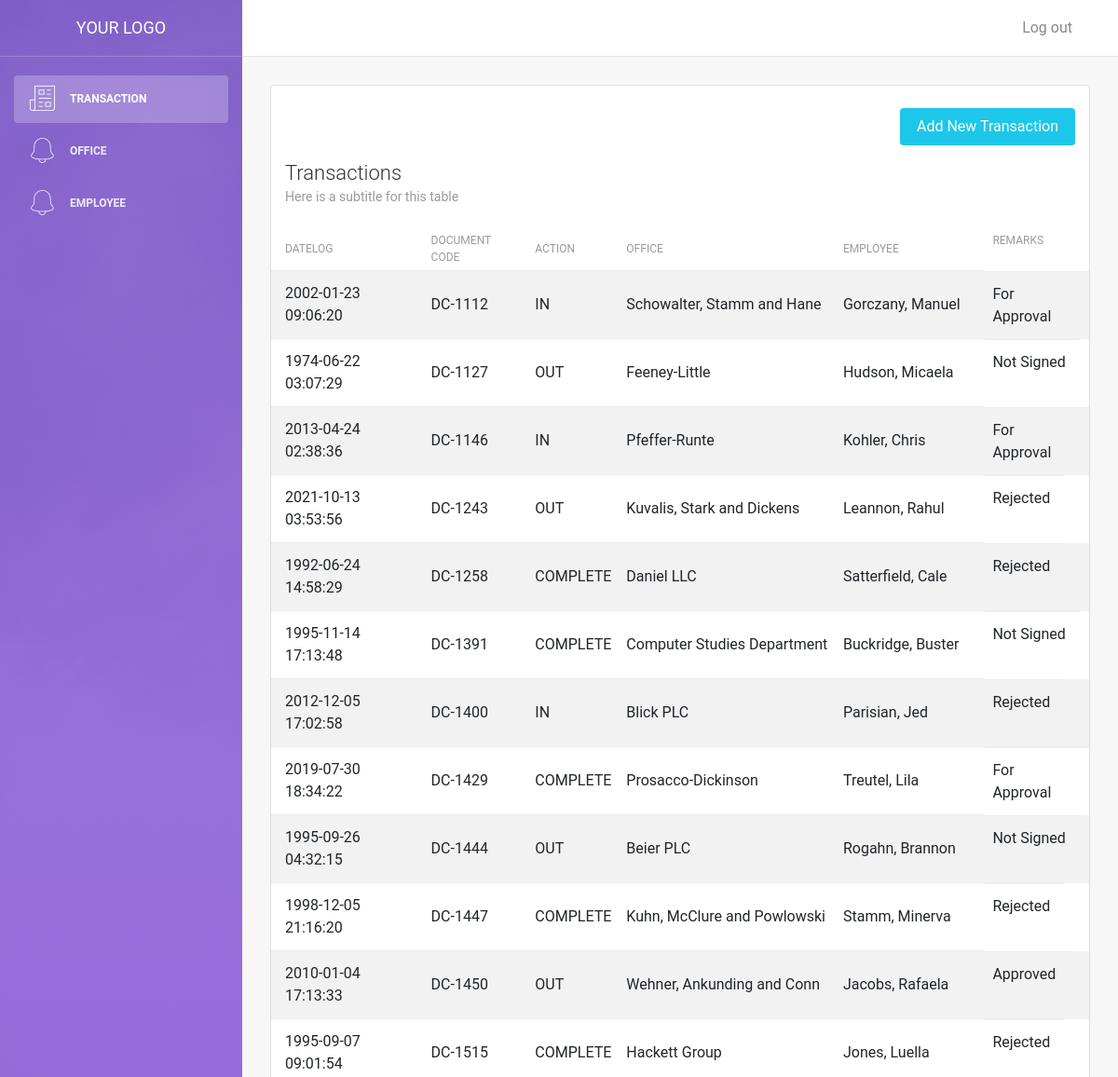
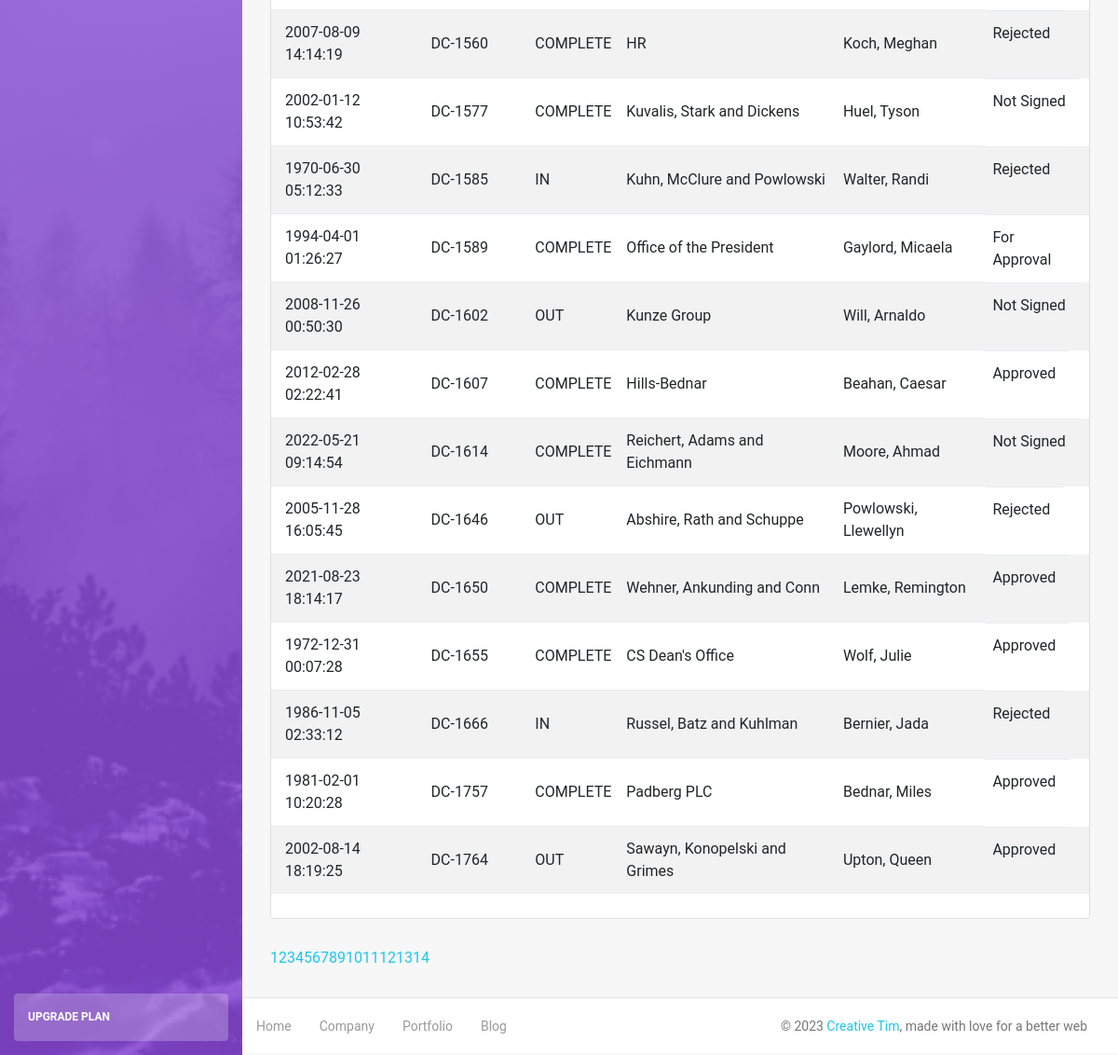
/transaction.php?page=3, run on the app's committed database (2 pictures, top to bottom).
### tables this page shows
CREATE TABLE `transaction` (
  `id` int NOT NULL AUTO_INCREMENT,
  `employee_id` int DEFAULT NULL,
  `office_id` int DEFAULT NULL,
  `datelog` datetime DEFAULT CURRENT_TIMESTAMP,
  `action` enum('IN','OUT','COMPLETE') DEFAULT NULL,
  `remarks` varchar(100) DEFAULT NULL,
  `documentcode` varchar(45) NOT NULL,
  PRIMARY KEY (`id`)
);

CREATE TABLE `office` (
  `id` int NOT NULL AUTO_INCREMENT,
  `name` varchar(500) NOT NULL,
  `contactnum` varchar(500) DEFAULT NULL,
  `email` varchar(500) DEFAULT NULL,
  `address` varchar(500) DEFAULT NULL,
  `city` varchar(500) DEFAULT NULL,
  `country` varchar(500) DEFAULT NULL,
  `postal` int DEFAULT NULL,
  PRIMARY KEY (`id`)
);

### transaction.php (the view, shortened to what this page needs)
<!DOCTYPE html>
<html lang="en">
<head>
    <link rel="stylesheet" href="https://maxcdn.bootstrapcdn.com/font-awesome/latest/css/font-awesome.min.css" />
    <link href="assets/css/bootstrap.min.css" rel="stylesheet" />
    <link href="assets/css/light-bootstrap-dashboard.css?v=2.0.0 " rel="stylesheet" />
    <link href="assets/css/demo.css" rel="stylesheet" />
</head>
<body>
    <?php
    require 'config/db.php';
    $results_per_page = 25;
    $query = 'SELECT * FROM transaction';
    $result = mysqli_query($conn, $query);
    $number_of_result = mysqli_num_rows($result);
    $number_of_page = ceil($number_of_result / $results_per_page);
    if (!isset($_GET['page'])) {
        $page = 1;
    } else {
        $page = $_GET['page'];
    }
    $page_first_result = ($page - 1) * $results_per_page;
    $query =
        'SELECT transaction.datelog, transaction.documentcode, transaction.action, transaction.remarks, office.name as office_name, CONCAT(employee.lastname, ", ", employee.firstname) as employee_fullname FROM employee, office, transaction
        WHERE transaction.employee_id=employee.id and transaction.office_id=office.id ORDER BY transaction.documentcode, transaction.datelog LIMIT ' .
        $page_first_result .
        ',' .
        $results_per_page .
        '';
    $result = mysqli_query($conn, $query);
    $transactions = mysqli_fetch_all($result, MYSQLI_ASSOC);
    ?>
    <div class="wrapper">
        <div class="sidebar" data-image="assets/img/sidebar-5.jpg">
            <div class="sidebar-wrapper">
                <?php include 'includes/sidebar.php'; ?>
            </div>
        </div>
        <div class="main-panel">
            <?php include 'includes/navbar.php'; ?>
            <div class="content">
                <div class="container-fluid">
                    <div class="row">
                        <div class="col-md-12">
                            <div class="card strpied-tabled-with-hover">
                                <br />
                                <div class="col-md-12">
                                    <a href="transaction-add.php">
                                        <button type="submit" class="btn btn-info btn-fill pull-right">Add New
                                            Transaction</button>
                                    </a>
                                </div>
                                <div class="card-header ">
                                    <h4 class="card-title">Transactions</h4>
                                    <p class="card-category">Here is a subtitle for this table</p>
                                </div>
                                <div class="card-body table-full-width table-responsive">
                                    <table class="table table-hover table-striped">
                                        <thead>
                                            <th>Datelog</th>
                                            <th>Document Code</th>
                                            <th>Action</th>
                                            <th>Office</th>
                                            <th>Employee</th>
                                            <th>Remarks</th>
                                        </thead>
                                        <tbody>
                                            <?php foreach (
                                                $transactions
                                                as $transaction
                                            ): ?>
                                            <tr>
                                                <td><?php echo $transaction[
                                                    'datelog'
                                                ]; ?></td>
                                                <td><?php echo $transaction[
                                                    'documentcode'
                                                ]; ?></td>
                                                <td><?php echo $transaction[
                                                    'action'
                                                ]; ?></td>
                                                <td><?php echo $transaction[
                                                    'office_name'
                                                ]; ?></td>
                                                <td><?php echo $transaction[
                                                    'employee_fullname'
                                                ]; ?></td>
                                                <td><?php echo $transaction[
                                                    'remarks'
                                                ]; ?></td>
                                            </tr>
                                            <?php endforeach; ?>
                                        </tbody>
                                    </table>
                                </div>
                            </div>
                        </div>
                    </div>
                    <?php for ($page = 1; $page <= $number_of_page; $page++) {
                        echo '<a href = "transaction.php?page=' .
                            $page .
                            '">' .
                            $page .
                            '</a>';
                    } ?>
                </div>
            </div>
            <footer class="footer">
                <div class="container-fluid">
                    <nav>
                        <ul class="footer-menu">
                            <li>
                                <a href="#">
                                    Home
                                </a>
                            </li>
                            <li>
                                <a href="#">
                                    Company
                                </a>
                            </li>
                            <li>
                                <a href="#">
                                    Portfolio
                                </a>
                            </li>
                            <li>
                                <a href="#">
                                    Blog
                                </a>
                            </li>
                        </ul>
                        <p class="copyright text-center">
                            ©
                            <a href="http://www.creative-tim.com">Creative Tim</a>, made with love for a better web
                        </p>
                    </nav>
                </div>
            </footer>
        </div>
    </div>
</body>
</html>

### data on the page
transaction: datelog "2002-01-23 09:06:20", documentcode "DC-1112", action "IN", office.name "Schowalter, Stamm and Hane", transaction "Gorczany, Manuel", remarks "For Approval"
transaction: datelog "1974-06-22 03:07:29", documentcode "DC-1127", action "OUT", office.name "Feeney-Little", transaction "Hudson, Micaela", remarks "Not Signed"
transaction: datelog "2013-04-24 02:38:36", documentcode "DC-1146", action "IN", office.name "Pfeffer-Runte", transaction "Kohler, Chris", remarks "For Approval"
transaction: datelog "2021-10-13 03:53:56", documentcode "DC-1243", action "OUT", office.name "Kuvalis, Stark and Dickens", transaction "Leannon, Rahul", remarks "Rejected"
transaction: datelog "1992-06-24 14:58:29", documentcode "DC-1258", action "COMPLETE", office.name "Daniel LLC", transaction "Satterfield, Cale", remarks "Rejected"
transaction: datelog "1995-11-14 17:13:48", documentcode "DC-1391", action "COMPLETE", office.name "Computer Studies Department", transaction "Buckridge, Buster", remarks "Not Signed"
transaction: datelog "2012-12-05 17:02:58", documentcode "DC-1400", action "IN", office.name "Blick PLC", transaction "Parisian, Jed", remarks "Rejected"
transaction: datelog "2019-07-30 18:34:22", documentcode "DC-1429", action "COMPLETE", office.name "Prosacco-Dickinson", transaction "Treutel, Lila", remarks "For Approval"
transaction: datelog "1995-09-26 04:32:15", documentcode "DC-1444", action "OUT", office.name "Beier PLC", transaction "Rogahn, Brannon", remarks "Not Signed"
transaction: datelog "1998-12-05 21:16:20", documentcode "DC-1447", action "COMPLETE", office.name "Kuhn, McClure and Powlowski", transaction "Stamm, Minerva", remarks "Rejected"
transaction: datelog "2010-01-04 17:13:33", documentcode "DC-1450", action "OUT", office.name "Wehner, Ankunding and Conn", transaction "Jacobs, Rafaela", remarks "Approved"
transaction: datelog "1995-09-07 09:01:54", documentcode "DC-1515", action "COMPLETE", office.name "Hackett Group", transaction "Jones, Luella", remarks "Rejected"
transaction: datelog "2007-08-09 14:14:19", documentcode "DC-1560", action "COMPLETE", office.name "HR", transaction "Koch, Meghan", remarks "Rejected"
transaction: datelog "2002-01-12 10:53:42", documentcode "DC-1577", action "COMPLETE", office.name "Kuvalis, Stark and Dickens", transaction "Huel, Tyson", remarks "Not Signed"
transaction: datelog "1970-06-30 05:12:33", documentcode "DC-1585", action "IN", office.name "Kuhn, McClure and Powlowski", transaction "Walter, Randi", remarks "Rejected"
transaction: datelog "1994-04-01 01:26:27", documentcode "DC-1589", action "COMPLETE", office.name "Office of the President", transaction "Gaylord, Micaela", remarks "For Approval"
transaction: datelog "2008-11-26 00:50:30", documentcode "DC-1602", action "OUT", office.name "Kunze Group", transaction "Will, Arnaldo", remarks "Not Signed"
transaction: datelog "2012-02-28 02:22:41", documentcode "DC-1607", action "COMPLETE", office.name "Hills-Bednar", transaction "Beahan, Caesar", remarks "Approved"
transaction: datelog "2022-05-21 09:14:54", documentcode "DC-1614", action "COMPLETE", office.name "Reichert, Adams and Eichmann", transaction "Moore, Ahmad", remarks "Not Signed"
transaction: datelog "2005-11-28 16:05:45", documentcode "DC-1646", action "OUT", office.name "Abshire, Rath and Schuppe", transaction "Powlowski, Llewellyn", remarks "Rejected"
transaction: datelog "2021-08-23 18:14:17", documentcode "DC-1650", action "COMPLETE", office.name "Wehner, Ankunding and Conn", transaction "Lemke, Remington", remarks "Approved"
transaction: datelog "1972-12-31 00:07:28", documentcode "DC-1655", action "COMPLETE", office.name "CS Dean's Office", transaction "Wolf, Julie", remarks "Approved"
transaction: datelog "1986-11-05 02:33:12", documentcode "DC-1666", action "IN", office.name "Russel, Batz and Kuhlman", transaction "Bernier, Jada", remarks "Rejected"
transaction: datelog "1981-02-01 10:20:28", documentcode "DC-1757", action "COMPLETE", office.name "Padberg PLC", transaction "Bednar, Miles", remarks "Approved"
transaction: datelog "2002-08-14 18:19:25", documentcode "DC-1764", action "OUT", office.name "Sawayn, Konopelski and Grimes", transaction "Upton, Queen", remarks "Approved"
